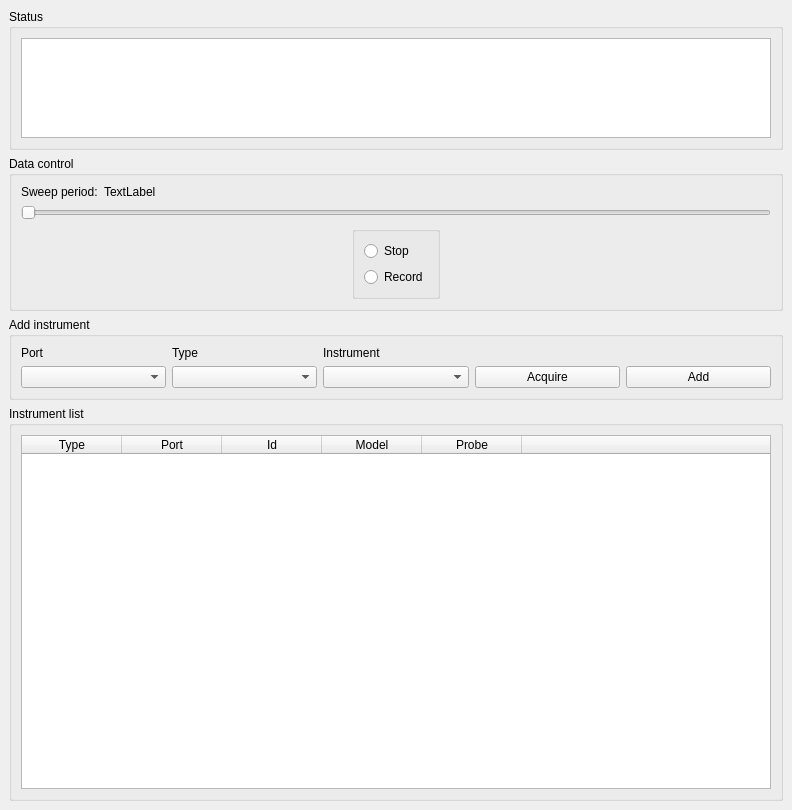
<?xml version="1.0" encoding="UTF-8"?>
<ui version="4.0">
 <class>MainWindow</class>
 <widget class="QMainWindow" name="MainWindow">
  <property name="geometry">
   <rect>
    <x>0</x>
    <y>0</y>
    <width>788</width>
    <height>810</height>
   </rect>
  </property>
  <property name="windowTitle">
   <string>Environment</string>
  </property>
  <widget class="QWidget" name="centralwidget">
   <layout class="QVBoxLayout" name="verticalLayout_2">
    <item>
     <widget class="QGroupBox" name="statusGroupBox">
      <property name="title">
       <string>Status</string>
      </property>
      <layout class="QVBoxLayout" name="verticalLayout">
       <item>
        <widget class="QTextBrowser" name="textBrowser">
         <property name="sizePolicy">
          <sizepolicy hsizetype="Expanding" vsizetype="Fixed">
           <horstretch>0</horstretch>
           <verstretch>0</verstretch>
          </sizepolicy>
         </property>
         <property name="maximumSize">
          <size>
           <width>16777215</width>
           <height>100</height>
          </size>
         </property>
        </widget>
       </item>
      </layout>
     </widget>
    </item>
    <item>
     <widget class="QGroupBox" name="controlGroupBox">
      <property name="minimumSize">
       <size>
        <width>0</width>
        <height>150</height>
       </size>
      </property>
      <property name="title">
       <string>Data control</string>
      </property>
      <layout class="QGridLayout" name="gridLayout_3">
       <item row="0" column="1">
        <widget class="QLabel" name="freqLabel">
         <property name="sizePolicy">
          <sizepolicy hsizetype="Expanding" vsizetype="Preferred">
           <horstretch>0</horstretch>
           <verstretch>0</verstretch>
          </sizepolicy>
         </property>
         <property name="text">
          <string>TextLabel</string>
         </property>
        </widget>
       </item>
       <item row="0" column="0">
        <widget class="QLabel" name="label">
         <property name="text">
          <string>Sweep period:</string>
         </property>
        </widget>
       </item>
       <item row="2" column="0" colspan="2">
        <widget class="QSlider" name="freqSlider">
         <property name="orientation">
          <enum>Qt::Horizontal</enum>
         </property>
        </widget>
       </item>
       <item row="3" column="0" colspan="2" alignment="Qt::AlignHCenter">
        <widget class="QGroupBox" name="groupBox">
         <property name="sizePolicy">
          <sizepolicy hsizetype="Preferred" vsizetype="Fixed">
           <horstretch>0</horstretch>
           <verstretch>0</verstretch>
          </sizepolicy>
         </property>
         <property name="minimumSize">
          <size>
           <width>0</width>
           <height>50</height>
          </size>
         </property>
         <property name="title">
          <string/>
         </property>
         <layout class="QVBoxLayout" name="verticalLayout_3">
          <item>
           <widget class="QRadioButton" name="stopRadio">
            <property name="text">
             <string>Stop    </string>
            </property>
           </widget>
          </item>
          <item>
           <widget class="QRadioButton" name="recordRadio">
            <property name="text">
             <string>Record</string>
            </property>
           </widget>
          </item>
         </layout>
        </widget>
       </item>
      </layout>
      <zorder>freqSlider</zorder>
      <zorder>label</zorder>
      <zorder>freqLabel</zorder>
      <zorder>groupBox</zorder>
     </widget>
    </item>
    <item>
     <widget class="QGroupBox" name="instrGroupBox">
      <property name="title">
       <string>Add instrument</string>
      </property>
      <layout class="QGridLayout" name="gridLayout_2">
       <item row="1" column="0">
        <widget class="QComboBox" name="portCombo">
         <property name="sizePolicy">
          <sizepolicy hsizetype="MinimumExpanding" vsizetype="Fixed">
           <horstretch>0</horstretch>
           <verstretch>0</verstretch>
          </sizepolicy>
         </property>
        </widget>
       </item>
       <item row="0" column="0">
        <widget class="QLabel" name="label_2">
         <property name="sizePolicy">
          <sizepolicy hsizetype="Preferred" vsizetype="Fixed">
           <horstretch>0</horstretch>
           <verstretch>0</verstretch>
          </sizepolicy>
         </property>
         <property name="text">
          <string>Port</string>
         </property>
        </widget>
       </item>
       <item row="1" column="1">
        <widget class="QComboBox" name="typeCombo">
         <property name="sizePolicy">
          <sizepolicy hsizetype="MinimumExpanding" vsizetype="Fixed">
           <horstretch>0</horstretch>
           <verstretch>0</verstretch>
          </sizepolicy>
         </property>
        </widget>
       </item>
       <item row="0" column="1">
        <widget class="QLabel" name="label_3">
         <property name="sizePolicy">
          <sizepolicy hsizetype="Preferred" vsizetype="Fixed">
           <horstretch>0</horstretch>
           <verstretch>0</verstretch>
          </sizepolicy>
         </property>
         <property name="text">
          <string>Type</string>
         </property>
        </widget>
       </item>
       <item row="1" column="2">
        <widget class="QComboBox" name="instrCombo">
         <property name="sizePolicy">
          <sizepolicy hsizetype="Expanding" vsizetype="Fixed">
           <horstretch>0</horstretch>
           <verstretch>0</verstretch>
          </sizepolicy>
         </property>
        </widget>
       </item>
       <item row="0" column="2">
        <widget class="QLabel" name="label_4">
         <property name="sizePolicy">
          <sizepolicy hsizetype="Preferred" vsizetype="Fixed">
           <horstretch>0</horstretch>
           <verstretch>0</verstretch>
          </sizepolicy>
         </property>
         <property name="text">
          <string>Instrument</string>
         </property>
        </widget>
       </item>
       <item row="1" column="3">
        <widget class="QPushButton" name="acquireButton">
         <property name="sizePolicy">
          <sizepolicy hsizetype="MinimumExpanding" vsizetype="Fixed">
           <horstretch>0</horstretch>
           <verstretch>0</verstretch>
          </sizepolicy>
         </property>
         <property name="text">
          <string>Acquire</string>
         </property>
        </widget>
       </item>
       <item row="1" column="4">
        <widget class="QPushButton" name="addButton">
         <property name="sizePolicy">
          <sizepolicy hsizetype="MinimumExpanding" vsizetype="Fixed">
           <horstretch>0</horstretch>
           <verstretch>0</verstretch>
          </sizepolicy>
         </property>
         <property name="text">
          <string>Add</string>
         </property>
        </widget>
       </item>
      </layout>
     </widget>
    </item>
    <item>
     <widget class="QGroupBox" name="listGroupBox">
      <property name="title">
       <string>Instrument list</string>
      </property>
      <layout class="QGridLayout" name="gridLayout">
       <item row="0" column="0" colspan="2">
        <widget class="QTableWidget" name="instrTable">
         <property name="minimumSize">
          <size>
           <width>750</width>
           <height>0</height>
          </size>
         </property>
         <attribute name="horizontalHeaderCascadingSectionResizes">
          <bool>false</bool>
         </attribute>
         <attribute name="horizontalHeaderDefaultSectionSize">
          <number>100</number>
         </attribute>
         <attribute name="horizontalHeaderStretchLastSection">
          <bool>true</bool>
         </attribute>
         <attribute name="verticalHeaderVisible">
          <bool>false</bool>
         </attribute>
         <column>
          <property name="text">
           <string>Type</string>
          </property>
         </column>
         <column>
          <property name="text">
           <string>Port</string>
          </property>
         </column>
         <column>
          <property name="text">
           <string>Id</string>
          </property>
         </column>
         <column>
          <property name="text">
           <string>Model</string>
          </property>
         </column>
         <column>
          <property name="text">
           <string>Probe</string>
          </property>
         </column>
         <column>
          <property name="text">
           <string/>
          </property>
         </column>
        </widget>
       </item>
      </layout>
     </widget>
    </item>
   </layout>
  </widget>
 </widget>
 <resources/>
 <connections/>
</ui>
